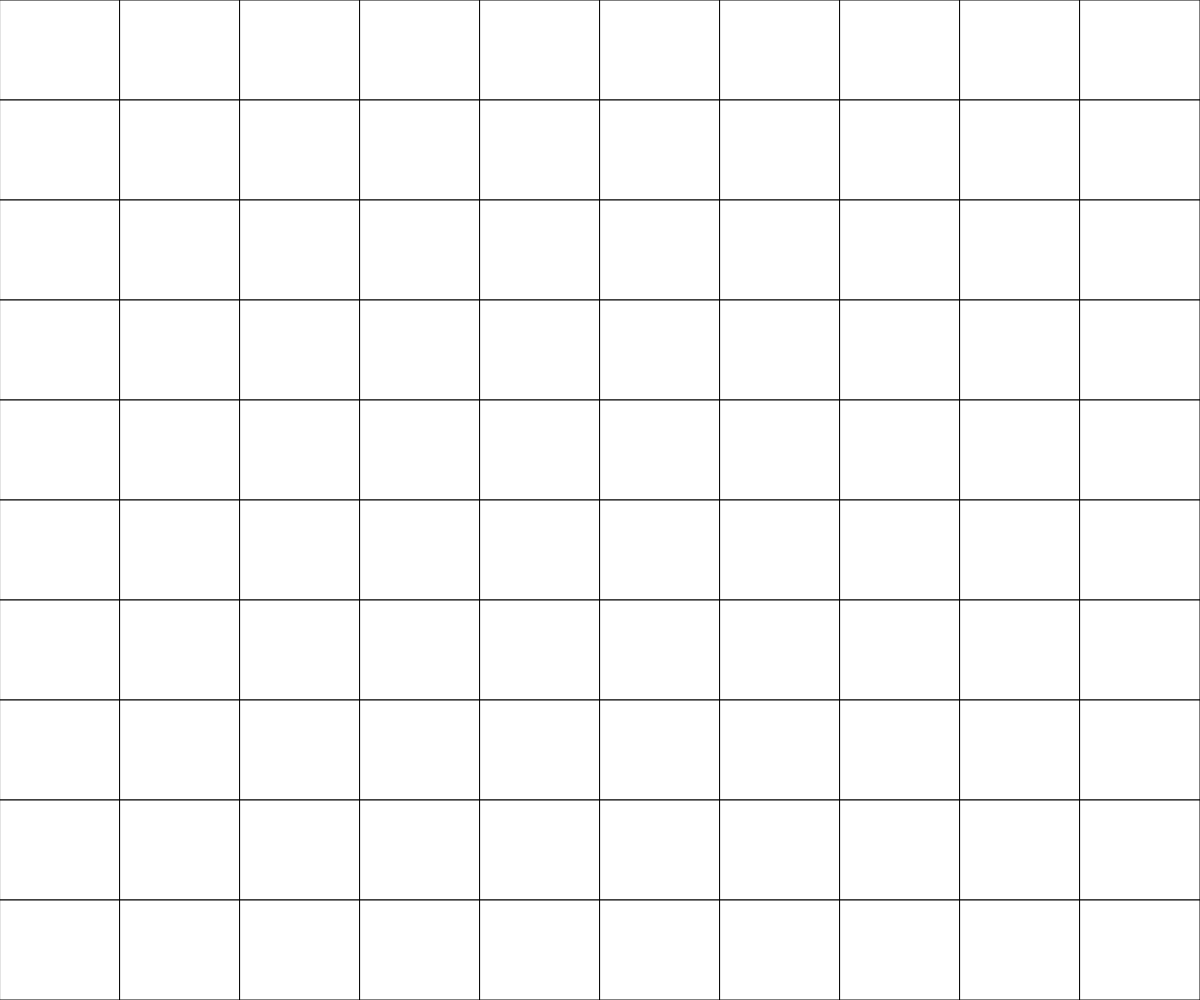
Frame 1 (no input)
Frame 60 (no input): identical to frame 1, image omitted
Frame 120 (the mouse pressed at the canvas centre since frame 60): identical to frame 1, image omitted

The p5.js sketch that drew this single still picture (run headless with seeded random() and noise() and a simulated clock; from frame 60 on, the mouse is pressed at the canvas centre):

// p5.js sketch
// ── sketch.js
// Randomized Grid Demo
// Nini
// 10/26/2022

let ROWS = 10;
let COLS = 10;
let grid;
let cellWidth;
let cellHeight;

function setup() {
  createCanvas(windowWidth, windowHeight);
  cellWidth = width / COLS;
  cellHeight = height / ROWS;
  grid = createRandomArray(COLS, ROWS);
  ROWS = 10;
}

function draw() {
  background(220);
  displayGrid(grid);
}

function mousePressed() {
  let xPos = Math.floor(mouseX/cellWidth);
  let yPos = Math.floor(mouseY/cellHeight);
  if (grid[yPos][xPos] === 0) {
    grid[yPos][xPos] = 1;
  }
  else if (grid[yPos][xPos] === 1) {
    grid[yPos][xPos] = 0;
  }
}

function displayGrid(grid) {
  for (let x = 0; x < COLS; x++) {
    for (let y = 0; y < ROWS; y++) {
      if (grid[y][x] === 0) {
        fill("white");
        rect(x * cellWidth, y * cellHeight, cellWidth, cellHeight);
      }
      else if (grid[y][x] === 1) {
        fill("white");
        rect(x * cellWidth, y * cellHeight, cellWidth, cellHeight);
      }
    }
  }
}

function create2dArray(COLS, ROWS) {
  let emptyArray = [];
  for (let y = 0; y < ROWS; y++) {
    emptyArray.push([]);
    for (let x = 0; x < COLS; x++) {
      emptyArray[y].push(0);
    }
  }
  return emptyArray;
}

function createRandomArray(COLS, ROWS) {
  let emptyArray = [];
  for (let y = 0; y < ROWS; y++) {
    emptyArray.push([]);
    for (let x = 0; x < COLS; x++) {
      if (random(100) < 50) {
        emptyArray[y].push(0);
      }
      else {
        emptyArray[y].push(1);
      }
    }
  }
  return emptyArray;
}
